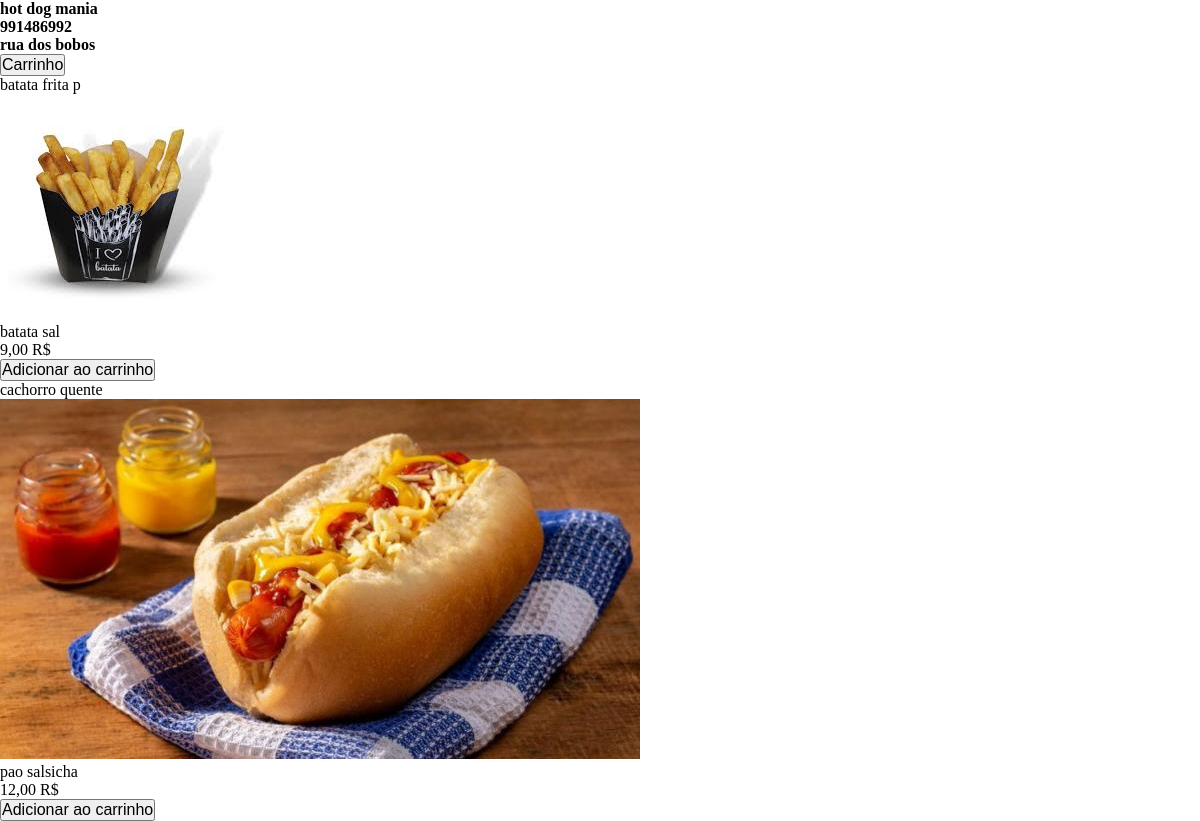
The page /estabelecimento/hot-dog-mania/ on the database as committed earlier.
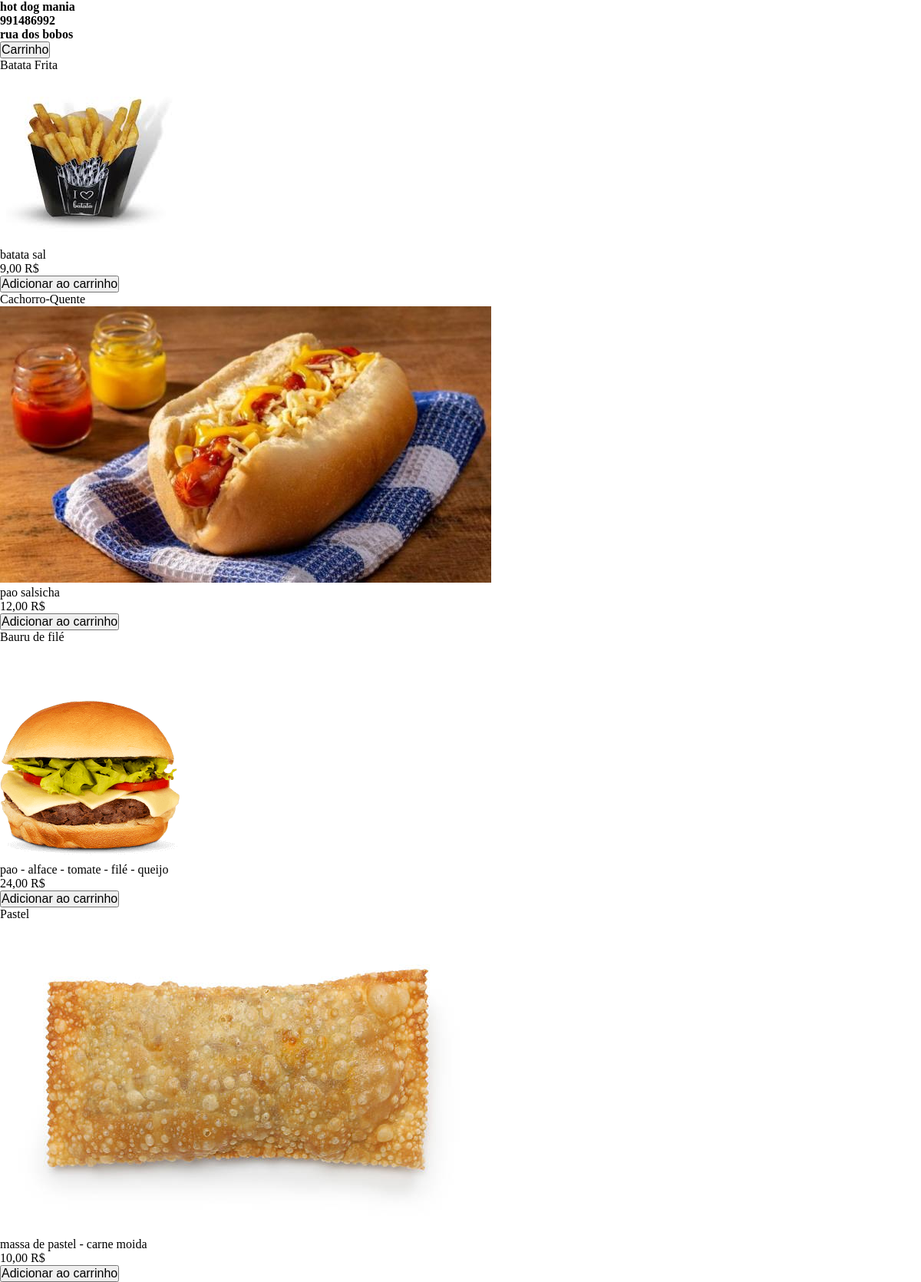
The same page on the database as committed later.
### pratoservido/models.py (models this page shows, shortened)
class Estabelecimento(models.Model):
    nome = models.CharField(max_length=200, null=True, blank=True)
    slug = models.SlugField(unique=True, null=True, blank=True)
    telefone = models.CharField(max_length=200, null=True, blank=True)
    endereco = models.CharField(max_length=400, blank=True, null=True)
    logo = models.ImageField(upload_to='logo', default='logo/logopratoservido.webp', null=True, blank=True)
    descricao = models.CharField(max_length=500, null=True, blank=True)
    usuario = models.OneToOneField(User, null=True, blank=True, on_delete=models.CASCADE)

class Prato(models.Model):
    nome = models.CharField(max_length=200, null=True, blank=True)
    preco = models.DecimalField(max_digits=10, decimal_places=2, default=0.00)
    ingredientes = models.TextField(max_length=500, null=True, blank=True)
    imagem = models.ImageField(upload_to='prato', default='prato/pratopadrao.webp')
    ativo = models.BooleanField(default=True)
    estabelecimento = models.ForeignKey(Estabelecimento, on_delete=models.CASCADE, related_name='pratos')

### pratoservido/views.py (the view)
# urls.py: path('estabelecimento/<slug:slug>/', cardapio, name='cardapio'),
def cardapio(request, slug=None):
    try:
        estabelecimento = Estabelecimento.objects.get(slug=slug)
        pratos = estabelecimento.pratos.filter(ativo=True)
    except  Estabelecimento.DoesNotExist:
        return redirect('estabelecimento')
    if request.COOKIES.get('id_sessao'):
        id_sessao = request.COOKIES.get('id_sessao')
    else:
        id_sessao = str(uuid.uuid4())
    context = {'estabelecimento': estabelecimento, 'pratos': pratos}
    resposta = render(request, 'pratoservido/cardapio.html', context)
    if not request.COOKIES.get('id_sessao'):
        resposta.set_cookie(key='id_sessao', value=id_sessao, max_age=60*60*24*30)
    return resposta

### pratoservido/templates/pratoservido/cardapio.html (shortened to what this page needs)
{% extends 'core/base.html' %} {% load static %}
{% block body %}
<div>
  <h1>{{ estabelecimento.nome }}</h1>
  {% if estabelecimento.telefone != None %}
    <h2>{{ estabelecimento.telefone }}</h2>
  {% endif %}
  {% if estabelecimento.endereco != None %}
    <h2>{{ estabelecimento.endereco }}</h2>
  {% endif %}
</div>
<button id="mostrar-carrinho" hx-get="{% url 'carrinho' estabelecimento.id %}" hx-trigger="click" hx-target="#carrinho">Carrinho</button>
{% for prato in pratos %}
  <p>{{ prato.nome }}</p>
  <img src="{{ prato.imagem.url }}" alt="Imagem do {{ prato.nome }}" />
  <p>{{ prato.ingredientes }}</p>
  <p>{{ prato.preco }} R$</p>
  <form>
    <button hx-post="{% url 'add_carrinho' prato.id %}" hx-trigger="click" hx-target="#carrinho">Adicionar ao carrinho</button>
  </form>
{% endfor %}
{% endblock %}

### templates/core/base.html (shortened to what this page needs)
{% load static %}
<!DOCTYPE html>
<html lang="pt-br">
  <head>
    <link rel="stylesheet" href="{% static 'css/style.css' %}" />
  </head>
  <body>
    {% block body %} {% endblock %}
  </body>
</html>

### static/css/style.css (style rules this page uses)
html { font-size: 62.5%; height: 100%; }
* { margin: 0; padding: 0; box-sizing: content-box; }
button { cursor: pointer; }
* { font-size: 1.6rem; }

Rows that differ between the two databases and show on the page:
changed Prato "batata sal": nome "batata frita p" → "Batata Frita"
changed Prato "pao salsicha": nome "cachorro quente" → "Cachorro-Quente"
added Prato: nome "Bauru de filé", imagem (picture), ingredientes "pao - alface - tomate - filé - queijo", preco "24,00"
added Prato: nome "Pastel", imagem (picture), ingredientes "massa de pastel - carne moida", preco "10,00"
